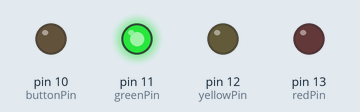
The sketch below on a simulated Arduino Uno, built with avr-gcc and run on an emulated ATmega328P. Parts: output pins drawn as LEDs (lit = HIGH).

Above: at 0.1 s.
Timing chart, 0 to 1.6 s (numbered marks = the images above):
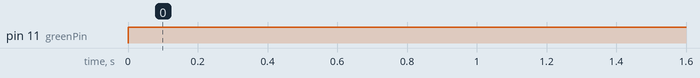

The sketch:

traffic_lights_b.ino
```cpp
const int redPin = 13;
const int yellowPin = 12;
const int greenPin = 11;
const int buttonPin = 10;

byte state;
int option = 0;
int before = 0;

void setup()
{
  pinMode(redPin, OUTPUT);
  pinMode(yellowPin, OUTPUT);
  pinMode(greenPin, OUTPUT);
  pinMode(buttonPin, OUTPUT);
}

void loop()
{
  state = digitalRead(buttonPin);

  if (state == HIGH && option == before) {
    if (option < 2)
      option++;
    else
    option = 0;
  }
  else if (state == LOW && option != before)
    before = option;

  switch (option) {
    case 0:
      digitalWrite(redPin, LOW);
      digitalWrite(greenPin, HIGH);
      break;
    case 1:
      digitalWrite(greenPin, LOW);
      digitalWrite(yellowPin, HIGH);
      break;
    case 2:
      digitalWrite(yellowPin, LOW);
      digitalWrite(redPin, HIGH);
      break;
  }

  delay(10);
}
```

Measured:
- by itself, pin 11 (greenPin): LOW → HIGH at 0.00 s
